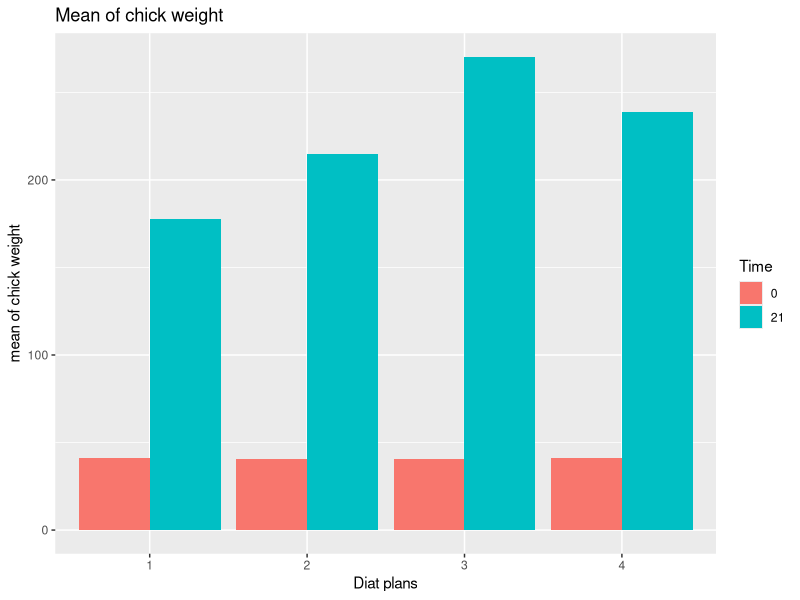
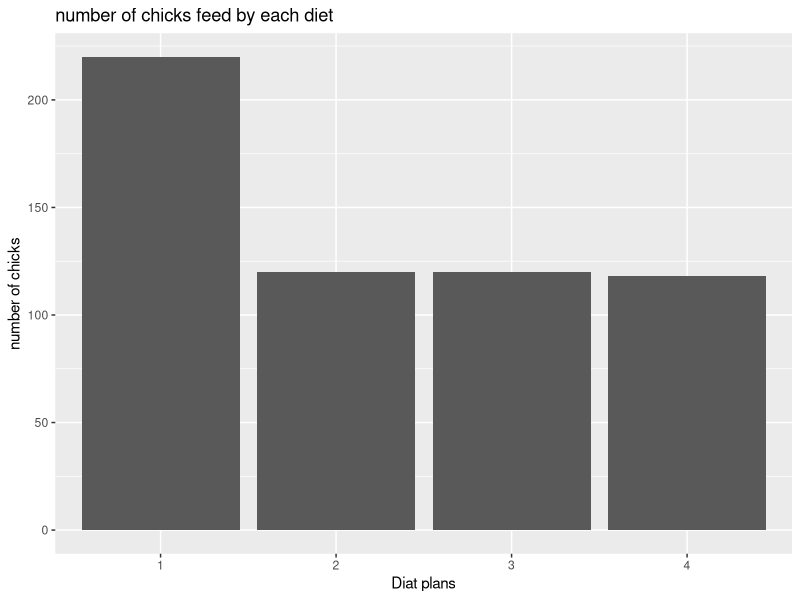
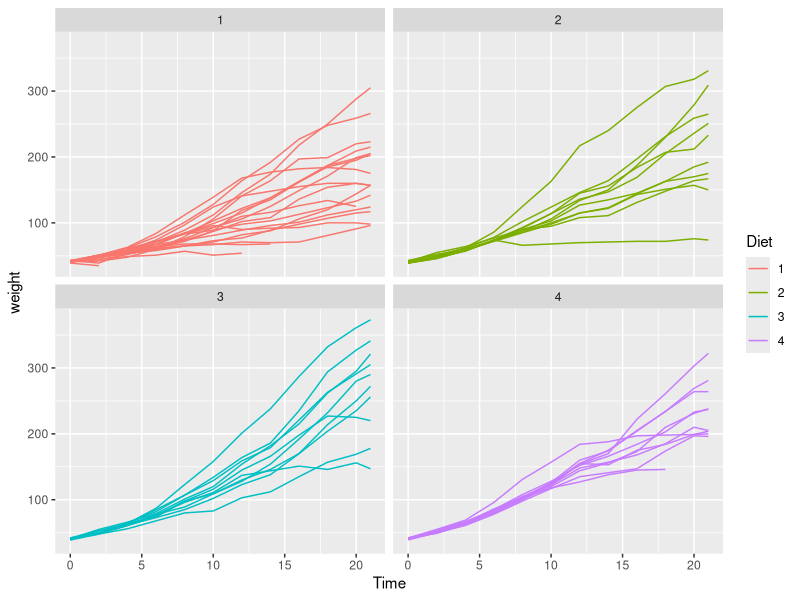
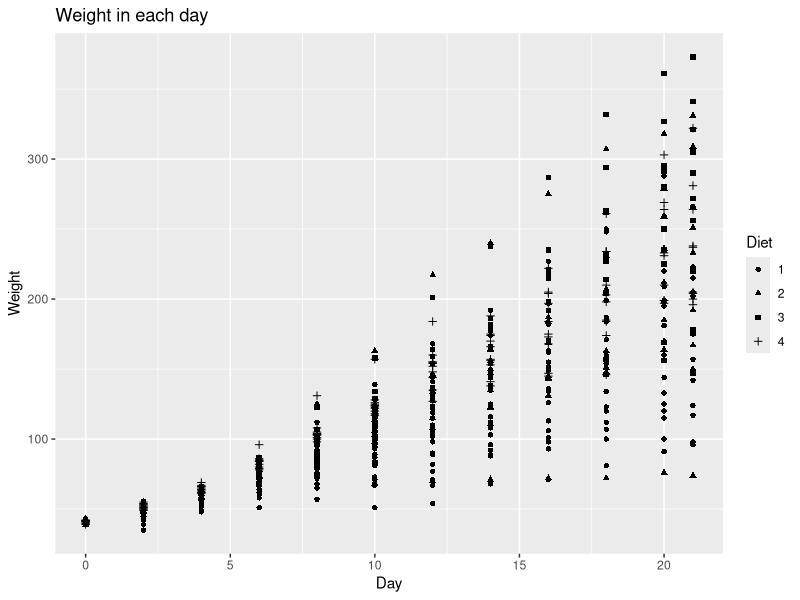

Source code (R) for these figures, in order:
## ---- chunk 1
library(ggplot2)
library(datasets)

head(ChickWeight)

## ---- chunk 2
#...
library(ggplot2)
library(dplyr)

ChickWeight_reorganized <-  filter(ChickWeight, (Time == 0) | (Time == 21)) %>%
  group_by(Diet, Time) %>%
  summarise(Mean = mean(weight))

ChickWeight_reorganized$Time <- as.factor(ChickWeight_reorganized$Time) 

ggplot(ChickWeight_reorganized, aes(x=Diet, y=Mean, fill=Time)) +
  geom_bar(stat="identity", position=position_dodge()) +
  labs(title="Mean of chick weight", x= "Diat plans", y= "mean of chick weight")
 
 
## ---- chunk 3

ggplot(ChickWeight, aes(x=Diet)) +
  geom_bar() +
  labs(title="number of chicks feed by each diet", x= "Diat plans", y= "number of chicks")

## ---- chunk 4

# Plot  numerical variables.

ggplot(ChickWeight, aes(Time, weight, color = Diet, group = Chick))+
  geom_line() + # line plot
  facet_wrap(~Diet)

## ---- chunk 5

ggplot(ChickWeight, aes(Time, weight, shape = Diet))+
  geom_point()+
  labs(title="Weight in each day", x= "Day", y= "Weight")
 

